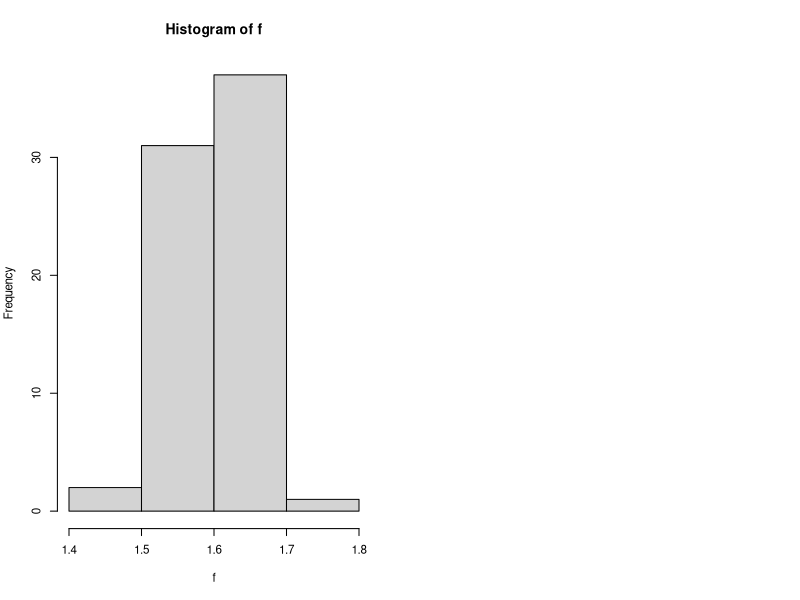

The R script that drew this image: (Note: this script raises an error after producing the figure.)
## ---- chunk 1
knitr::opts_chunk$set(echo = TRUE)
## ---- chunk 2
df <- read.table("height.txt", header = TRUE)

m <- df$Male
f <- df$Female
## ---- chunk 3
cov(m, f)
## ---- chunk 4
par(mfrow = c(1, 2), cex = 0.7)
hist(f, breaks = 4)
hist(f, breaks = seq(1.40, 1.75, by = 0.3))
